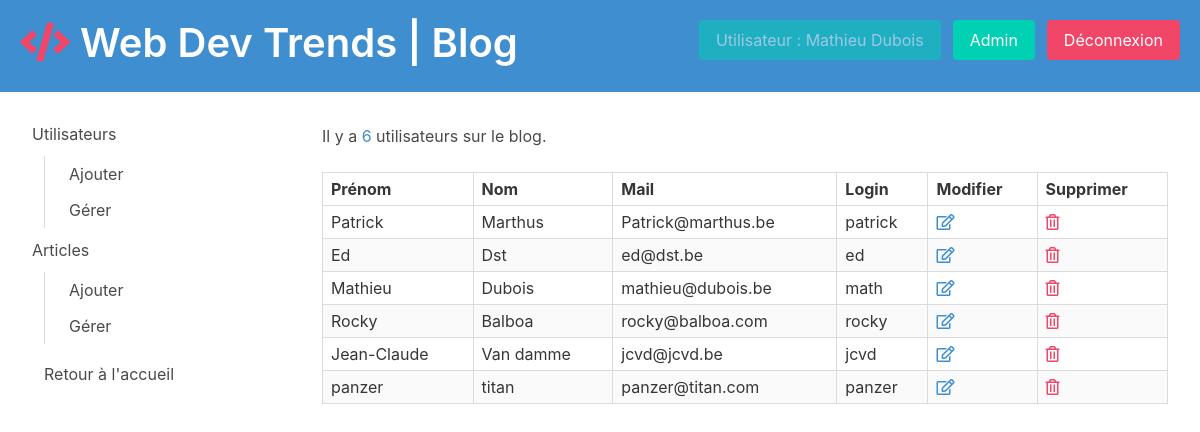
The page /index.php?action=admin&type=user&do=list (signed in) on the database its author committed.
### tables this page shows
CREATE TABLE `users` (
  `id` int(10) UNSIGNED NOT NULL,
  `firstName` varchar(60) NOT NULL,
  `lastName` varchar(60) NOT NULL,
  `mail` varchar(120) NOT NULL,
  `login` varchar(60) NOT NULL,
  `pass` varchar(255) NOT NULL
);

### controller/controller.php (called while the page is built, shortened)
<?php
require 'model/UsersManager.php';
function getUsers()
{
    $userManager = new UsersManager();
    $users = $userManager->getUsers();
    require 'view/admin.php';
}

### model/UsersManager.php (called while the page is built, shortened)
<?php
class UsersManager
{
    public function getUsers()
    {
        $db = $this->dbConnect();
        $sql = 'SELECT *
                FROM users
                ORDER BY id ASC';
        $result = $db->prepare($sql);
        $result->execute();
        return $result;
    }
    private function dbConnect()
    {
        $db = new PDO('mysql:host=localhost;dbname=blog_tp;charste=utf8', 'root', 'root');
        $db->setAttribute(PDO::ATTR_ERRMODE, PDO::ERRMODE_EXCEPTION);
        return $db;
    }
}

### view/admin.php (the view, shortened to what this page needs)
<?php
require 'inc/headerAuth.inc.php';
?>
<div class="columns adminCont">
    <div class="column is-one-quarter">
        <ul class="menu-list">
            <li>Utilisateurs</li>
            <li>
                <ul>
                    <li><a href="index.php?action=admin&amp;type=user&amp;do=add">Ajouter</a></li>
                    <li><a href="index.php?action=admin&amp;type=user&amp;do=list">Gérer</a></li>
                </ul>
            </li>
            <li>Articles</li>
            <li>
                <ul>
                    <li><a href="index.php?action=admin&amp;type=post&amp;do=add">Ajouter</a></li>
                    <li><a href="index.php?action=admin&amp;type=post&amp;do=list">Gérer</a></li>
                </ul>
            </li>
            <li><a href="index.php">Retour à l'accueil</a></li>
        </ul>
    </div>
    <div class="column">
        <p>Il y a <span class="has-text-info"><?= $users->rowcount() ?></span> utilisateurs sur le blog.</p><br>
        <table class="table is-bordered is-striped is-narrow is-hoverable is-fullwidth">
            <thead>
            <tr>
                <th>Prénom</th>
                <th>Nom</th>
                <th>Mail</th>
                <th>Login</th>
                <th>Modifier</th>
                <th>Supprimer</th>
            </tr>
            </thead>
            <tbody>
            <?php while ($row = $users->fetch(PDO::FETCH_OBJ)): ?>
                <tr>
                    <td><?= $row->firstName ?></td>
                    <td><?= $row->lastName ?></td>
                    <td><?= $row->mail ?></td>
                    <td><?= $row->login ?></td>
                    <td class="case"><a class="has-text-info" href="index.php?action=admin&amp;type=user&amp;do=update&amp;id=<?= $row->id ?>"><i class="far fa-edit"></i></a></td>
                    <td class="case"><a class="has-text-danger" href="index.php?action=admin&amp;type=user&amp;do=delete&amp;id=<?= $row->id ?>"><i class="far fa-trash-alt"></i></a></td>
                </tr>
            <?php endwhile; ?>
            </tbody>
        </table>
    </div>
</div>
<?php
require 'inc/footer.inc.php';

### view/inc/css/style.css (style rules this page uses)
.adminCont { margin: 20px; }
.case { text-align: center; }

### rows shown on the page
users: firstName "Patrick", lastName "Marthus", mail "Patrick@marthus.be", login "patrick"
users: firstName "Ed", lastName "Dst", mail "ed@dst.be", login "ed"
users: firstName "Mathieu", lastName "Dubois", mail "mathieu@dubois.be", login "math"
users: firstName "Rocky", lastName "Balboa", mail "rocky@balboa.com", login "rocky"
users: firstName "Jean-Claude", lastName "Van damme", mail "jcvd@jcvd.be", login "jcvd"
users: firstName "panzer", lastName "titan", mail "panzer@titan.com", login "panzer"

### other values the page prints
$_SESSION['name'] "Mathieu Dubois"
$users->rowcount() "6"
